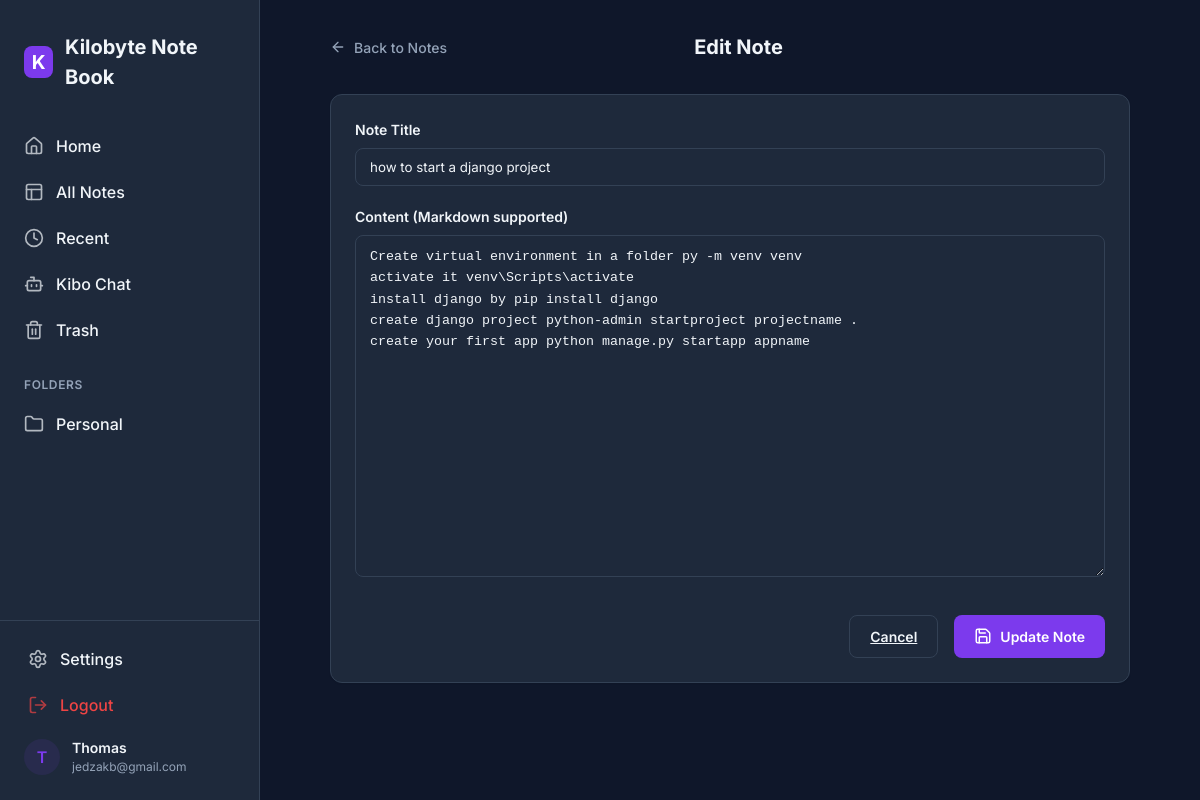
Page /edit/9/ (signed in) on the committed database.
### main/models.py (models this page shows, shortened)
class Folder(models.Model):
    name = models.CharField(max_length=100)
    user = models.ForeignKey(User, on_delete=models.CASCADE)

class Note(models.Model):
    title = models.CharField(max_length=200)
    content = models.TextField()
    user = models.ForeignKey(User, on_delete=models.CASCADE)
    folder = models.ForeignKey(Folder, on_delete=models.SET_NULL, null=True, blank=True, related_name='notes')
    is_favorite = models.BooleanField(default=False)
    is_trashed = models.BooleanField(default=False)
    created_at = models.DateTimeField(auto_now_add=True)
    updated_at = models.DateTimeField(auto_now=True)
    deleted_at = models.DateTimeField(null=True, blank=True)

### main/views.py (the view)
# urls.py: path('edit/<int:id>/', views.edit_note, name='edit_note'),
@login_required(login_url='/login/')
def edit_note(request, id):
    note = Note.objects.get(id=id, user=request.user)
    form = NoteForm(request.POST or None, instance=note)
    if form.is_valid():
        form.save()
        return redirect('home')
    return render(request, 'main/edit.html', {'form': form})

### main/forms.py
class NoteForm(forms.ModelForm):
    class Meta:
        model = Note
        fields = ['title', 'content']

### main/context_processors.py (called while the page is built)
def folders_processor(request):
    if request.user.is_authenticated:
        user_settings, _ = UserSettings.objects.get_or_create(user=request.user)
        return {
            'user_folders': Folder.objects.filter(user=request.user),
            'user_settings': user_settings
        }
    return {'user_folders': []}

### main/templates/main/edit.html (shortened to what this page needs)
{% extends 'main/base.html' %}
{% load static %}
{% block content %}
<div class="animate-fade-in" style="max-width: 800px; margin: 0 auto;">
    <div style="display: flex; justify-content: space-between; align-items: center; margin-bottom: 2rem;">
        <a href="{% url 'home' %}" style="display: flex; align-items: center; gap: 0.5rem; text-decoration: none; color: var(--text-muted); font-size: 0.875rem; font-weight: 500;">
            <i data-lucide="arrow-left" style="width: 16px; height: 16px;"></i>
            Back to Notes
        </a>
        <h2 style="font-weight: 700; font-size: 1.25rem;">Edit Note</h2>
    </div>
    <div class="card shadow-md">
        <form method="POST">
            <div class="form-group">
                <label for="{{ form.title.id_for_label }}">Note Title</label>
                <input type="text" name="{{ form.title.name }}" id="{{ form.title.id_for_label }}"
                       value="{{ form.title.value|default:'' }}"
                       placeholder="Enter note title..." required>
            </div>
            <div class="form-group">
                <label for="{{ form.content.id_for_label }}">Content (Markdown supported)</label>
                <textarea name="{{ form.content.name }}" id="{{ form.content.id_for_label }}"
                          rows="15" placeholder="Start writing..."
                          style="font-family: 'Fira Code', monospace; line-height: 1.6;">{{ form.content.value|default:'' }}</textarea>
            </div>
            <div style="display: flex; justify-content: flex-end; gap: 1rem; margin-top: 2rem;">
                <a href="{% url 'home' %}" class="btn btn-outline">Cancel</a>
                <button type="submit" class="btn btn-primary">
                    <i data-lucide="save" style="width: 18px; height: 18px;"></i>
                    Update Note
                </button>
            </div>
        </form>
    </div>
</div>
{% endblock %}

### main/templates/main/base.html (shortened to what this page needs)
{% load static %}
<!DOCTYPE html>
<html lang="en" {% if user_settings.dark_mode %}data-theme="dark"{% endif %}>
<head>
    <link rel="stylesheet" href="{% static 'main/css/style.css' %}">
</head>
<body>
    {% if user.is_authenticated and not hide_sidebar %}
    <div class="app-container">
        <aside class="sidebar" id="app-sidebar">
            <div class="sidebar-header">
                <div class="logo-icon">K</div>
                <h1 class="logo-text">Kilobyte Note Book</h1>
            </div>
            <nav class="sidebar-nav">
                <div class="nav-section">
                    <a href="{% url 'dashboard' %}" class="nav-item {% if request.resolver_match.url_name == 'dashboard' %}active{% endif %}">
                        <i data-lucide="home"></i>
                        Home
                    </a>
                    <a href="{% url 'home' %}" class="nav-item {% if request.resolver_match.url_name == 'home' %}active{% endif %}">
                        <i data-lucide="layout"></i>
                        All Notes
                    </a>
                    <a href="{% url 'recent_notes' %}" class="nav-item {% if request.resolver_match.url_name == 'recent_notes' %}active{% endif %}">
                        <i data-lucide="clock"></i>
                        Recent
                    </a>
                    <a href="{% url 'chatbot' %}" class="nav-item {% if request.resolver_match.url_name == 'chatbot' %}active{% endif %}">
                        <i data-lucide="bot"></i>
                        Kibo Chat
                    </a>
                    <a href="{% url 'trash' %}" class="nav-item {% if request.resolver_match.url_name == 'trash' %}active{% endif %}">
                        <i data-lucide="trash-2"></i>
                        Trash
                    </a>
                </div>
                <div class="nav-section">
                    <div class="nav-section-title">Folders</div>
                    {% for folder in user_folders %}
                    <a href="{% url 'folder_detail' folder.id %}" class="nav-item">
                        <i data-lucide="folder"></i>
                        {{ folder.name }}
                    </a>
                    {% empty %}
                    <a href="{% url 'folders' %}" class="nav-item text-muted" style="font-size: 0.75rem;">
                        <i data-lucide="plus-circle"></i>
                        Create a folder
                    </a>
                    {% endfor %}
                </div>
            </nav>
            <div class="sidebar-footer">
                <a href="{% url 'settings' %}" class="nav-item">
                    <i data-lucide="settings"></i>
                    Settings
                </a>
                <a href="{% url 'logout' %}" class="nav-item text-danger">
                    <i data-lucide="log-out"></i>
                    Logout
                </a>
                <div class="user-profile">
                    <div class="user-avatar">{{ user.username|first|upper }}</div>
                    <div class="user-info">
                        <div class="user-name">{{ user.username }}</div>
                        <div class="user-email">{{ user.email|default:"user@example.com" }}</div>
                    </div>
                </div>
            </div>
        </aside>
        <main class="main-content">
            {% block content %}{% endblock %}
        </main>
    </div>
    {% endif %}
</body>
</html>

### main/static/main/css/style.css (style rules this page uses)
:root { --primary: #7c3aed; --primary-hover: #6d28d9; --primary-light: #ede9fe; --bg-main: #f8fafc; --bg-card: #ffffff; --text-main: #1e293b; --text-muted: #64748b; --border: #e2e8f0; --sidebar-bg: #ffffff; --sidebar-active: #f1f5f9; --bg-secondary: #f1f5f9; --card-bg: var(--bg-card); --text-primary: var(--text-main); --text-secondary: var(--text-muted); --border-color: var(--border); --danger: #ef4444; --success: #22c55e; --shadow-sm: 0 1px 2px 0 rgb(0 0 0 / 0.05); --shadow: 0 4px 6px -1px rgb(0 0 0 / 0.1), 0 2px 4px -2px rgb(0 0 0 / 0.1); --shadow-md: 0 10px 15px -3px rgb(0 0 0 / 0.1), 0 4px 6px -4px rgb(0 0 0 / 0.1); --radius: 12px; }
.text-danger { color: var(--danger) !important; }
[data-theme="dark"] { --bg-main: #0f172a; --bg-card: #1e293b; --text-main: #f1f5f9; --text-muted: #94a3b8; --border: #334155; --sidebar-bg: #1e293b; --sidebar-active: #334155; --bg-secondary: #334155; --card-bg: var(--bg-card); --text-primary: var(--text-main); --text-secondary: var(--text-muted); --border-color: var(--border); --primary-light: rgba(124, 58, 237, 0.1); }
* { margin: 0; padding: 0; box-sizing: border-box; font-family: 'Inter', -apple-system, BlinkMacSystemFont, "Segoe UI", Roboto, sans-serif; }
body { background-color: var(--bg-main); color: var(--text-main); line-height: 1.5; -webkit-font-smoothing: antialiased; overflow-x: hidden; }
.app-container { display: flex; min-height: 100vh; }
.sidebar { width: 260px; background-color: var(--sidebar-bg); border-right: 1px solid var(--border); display: flex; flex-direction: column; position: fixed; height: 100vh; z-index: 100; }
.main-content { flex: 1; margin-left: 260px; padding: 2rem; overflow-y: auto; }
.sidebar-header { padding: 2rem 1.5rem; display: flex; align-items: center; gap: 0.75rem; }
.logo-icon { width: 32px; height: 32px; background-color: var(--primary); border-radius: 8px; display: flex; align-items: center; justify-content: center; color: white; font-weight: bold; font-size: 1.2rem; }
.logo-text { font-weight: 700; font-size: 1.25rem; color: var(--text-main); }
.sidebar-nav { flex: 1; padding: 0 0.75rem; }
.nav-section { margin-bottom: 1.5rem; }
.nav-section-title { font-size: 0.75rem; font-weight: 600; text-transform: uppercase; color: var(--text-muted); padding: 0 0.75rem; margin-bottom: 0.5rem; letter-spacing: 0.05em; }
.nav-item { display: flex; align-items: center; gap: 0.75rem; padding: 0.625rem 0.75rem; color: var(--text-main); text-decoration: none; border-radius: 8px; font-weight: 500; transition: all 0.2s; margin-bottom: 2px; }
.nav-item svg { width: 20px; height: 20px; opacity: 0.7; }
.sidebar-footer { padding: 1rem; border-top: 1px solid var(--border); }
.user-profile { display: flex; align-items: center; gap: 0.75rem; padding: 0.5rem; border-radius: 8px; }
.user-avatar { width: 36px; height: 36px; border-radius: 50%; background-color: var(--primary-light); display: flex; align-items: center; justify-content: center; color: var(--primary); font-weight: 600; }
.user-info { flex: 1; overflow: hidden; }
.user-name { font-size: 0.875rem; font-weight: 600; white-space: nowrap; overflow: hidden; text-overflow: ellipsis; }
.user-email { font-size: 0.75rem; color: var(--text-muted); white-space: nowrap; overflow: hidden; text-overflow: ellipsis; }
.card { background-color: var(--bg-card); border-radius: var(--radius); padding: 1.5rem; border: 1px solid var(--border); box-shadow: var(--shadow-sm); transition: transform 0.2s, box-shadow 0.2s; }
.btn { padding: 0.625rem 1.25rem; border-radius: 8px; font-weight: 600; border: none; cursor: pointer; transition: all 0.2s; display: inline-flex; align-items: center; gap: 0.5rem; font-size: 0.875rem; }
.btn-primary { background-color: var(--primary); color: white; }
.btn-outline { background-color: transparent; border: 1px solid var(--border); color: var(--text-main); }
.form-group { margin-bottom: 1.25rem; }
label { display: block; font-size: 0.875rem; font-weight: 600; margin-bottom: 0.5rem; color: var(--text-main); }
input, textarea, select { width: 100%; padding: 0.625rem 0.875rem; border-radius: 8px; border: 1px solid var(--border); background-color: var(--bg-card); color: var(--text-main); outline: none; transition: border-color 0.2s, box-shadow 0.2s; }
.animate-fade-in { animation: fadeIn 0.4s ease-out forwards; }

### rows in the picture
Folder: name "Personal"
Note: title "how to start a django project", content "Create virtual environment in a folder py -m venv venv activate it venv\\Scripts\\activate install django by pip install django create django project python-admin startproject projectname . create your first app python manage.py startapp appname"

### other values in the picture
{{ user.username|first|upper }} "T"
{{ user.username }} "Thomas"
{{ user.email|default:"user@example.com" }} "jedzakb@gmail.com"
